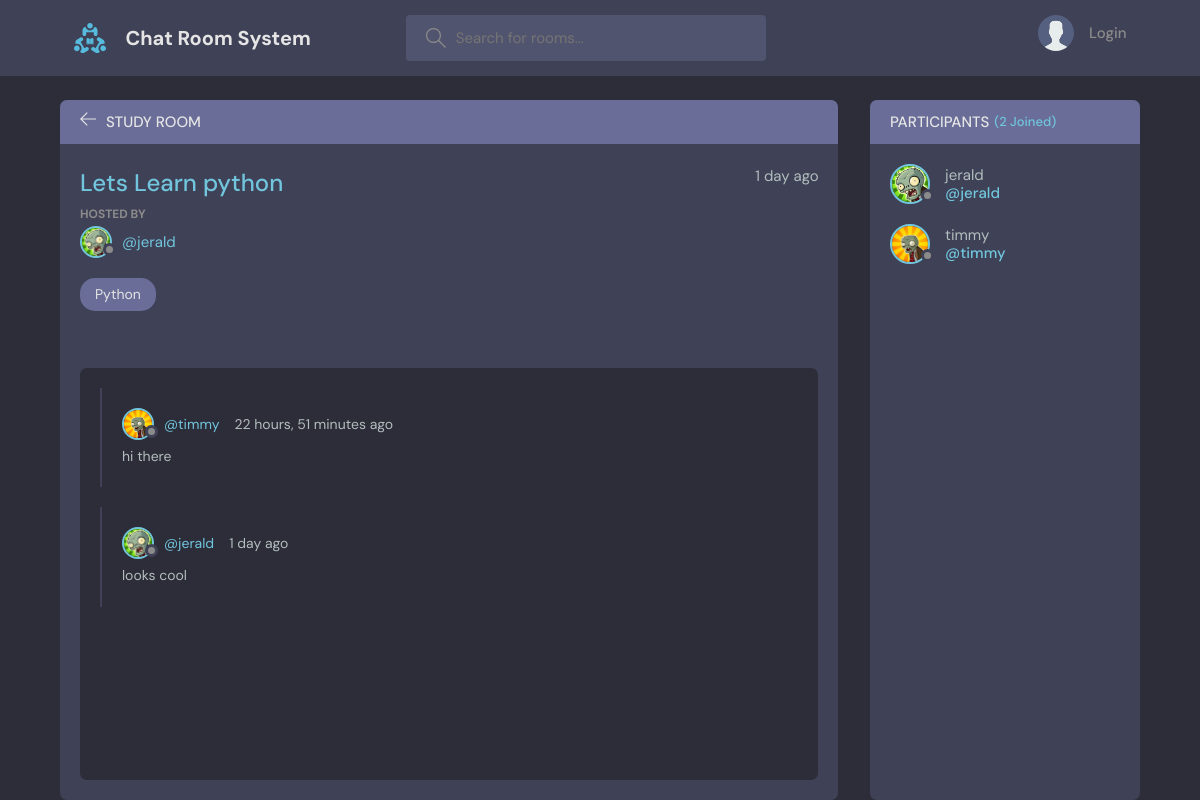
The app's page /room-page/1/ with its own data.
### base/models.py (models this page shows, shortened)
class Room(models.Model):
    host = models.ForeignKey(User, on_delete=models.SET_NULL, null=True)
    topic = models.ForeignKey(Topic, on_delete=models.SET_NULL, null=True)
    name = models.CharField(max_length=200)
    description = models.TextField(null=True, blank=True)
    participants = models.ManyToManyField(User, related_name='participants', blank=True)
    updated = models.DateTimeField(auto_now=True)
    created = models.DateTimeField(auto_now_add=True)
    class Meta:
        ordering = ['-updated', '-created']

class User(AbstractUser):
    name = models.CharField(max_length=200,null=True)
    email = models.EmailField(unique=True)
    bio = models.TextField(null=True)
    avatar = models.ImageField(null=True, default="avatar.svg")
    USERNAME_FIELD = "email"
    REQUIRED_FIELDS = []

class Topic(models.Model):
    name = models.CharField(max_length=200)
    def __str__(self):
        return self.name

class Message(models.Model):
    user = models.ForeignKey(User, on_delete=models.CASCADE)
    room = models.ForeignKey(Room, on_delete=models.CASCADE)
    body = models.TextField()
    updated = models.DateTimeField(auto_now=True)
    created = models.DateTimeField(auto_now_add=True)
    class Meta:
        ordering = ['-updated', '-created']

### base/views.py (the view, shortened to what this page needs)
# urls.py: path('room-page/<str:pk>/', views.room, name="room"),
def room(request, pk):
    room_list = Room.objects.get(id=pk)
    room_messages = room_list.message_set.all()
    participants = room_list.participants.all()
    context = {'rooms': room_list, 'room_messages': room_messages,'participants': participants}
    return render(request, 'base/room.html',context)

### base/templates/base/room.html (shortened to what this page needs)
{% extends 'main.html' %}
{% load static %}
{% block content %}
    <main class="profile-page layout layout--2">
      <div class="container">
        <div class="room">
          <div class="room__top">
            <div class="room__topLeft">
              <a href="{% url 'home' %}">
                <svg version="1.1" xmlns="http://www.w3.org/2000/svg" width="32" height="32" viewBox="0 0 32 32">
                  <title>arrow-left</title>
                  <path
                    d="M13.723 2.286l-13.723 13.714 13.719 13.714 1.616-1.611-10.96-10.96h27.625v-2.286h-27.625l10.965-10.965-1.616-1.607z"
                  ></path>
                </svg>
              </a>
              <h3> study room</h3>
            </div>
          </div>
          <div class="room__box scroll">
            <div class="room__header scroll">
              <div class="room__info">
                <h3>{{ rooms.name }}</h3>
                <span>{{ rooms.created|timesince }} ago</span>
              </div>
              <div class="room__hosted">
                <p>Hosted By</p>
                <a href="{% url 'user-profile' rooms.host.id %}" class="room__author">
                  <div class="avatar avatar--small">
                    <img src="{{rooms.host.avatar.url}}" />
                  </div>
                  <span>@{{ rooms.host.username }}</span>
                </a>
              </div>
              <span class="room__topics">{{ rooms.topic }}</span>
            </div>
            <div class="room__conversation">
              <div class="threads scroll">
                {% for room_message in room_messages %}
                <div class="thread">
                  <div class="thread__top">
                    <div class="thread__author">
                      <a href="{% url 'user-profile' room_message.user.id %}" class="thread__authorInfo">
                        <div class="avatar avatar--small">
                          <img src="{{room_message.user.avatar.url}}" />
                        </div>
                        <span>@{{room_message.user.username}}</span>
                      </a>
                      <span class="thread__date">{{room_message.created|timesince}} ago</span>
                    </div>
                  </div>
                  <div class="thread__details">
                      <div>
                          <p> {{ room_message.body }}</p>
                      </div>
                  </div>
                </div>
                {% endfor %}
              </div>
            </div>
          </div>
        </div>
        <div class="participants">
          <h3 class="participants__top">Participants <span>({{participants.count}} Joined)</span></h3>
          <div class="participants__list scroll">
            {% for user in participants %}
            <a href="{% url 'user-profile' user.id %}" class="participant">
              <div class="avatar avatar--medium">
                <img src="{{user.avatar.url}}" />
              </div>
              <p>
                {{ user.username }}
                <span>@{{ user.username }}</span>
              </p>
            </a>
            {% endfor %}
        </div>
      </div>
    </main>
{% endblock content %}

### records on screen
Room: name "Lets Learn python", created "1 day", host.avatar (picture), host.username "jerald", topic "Python"
Message: user.avatar (picture), user.username "timmy", created "22 hours, 51 minutes", body "hi there"
Message: user.avatar (picture), user.username "jerald", created "1 day", body "looks cool"
User: avatar (picture), username "jerald"
User: avatar (picture), username "timmy"

### other values on screen
{{ participants.count }} "2"
